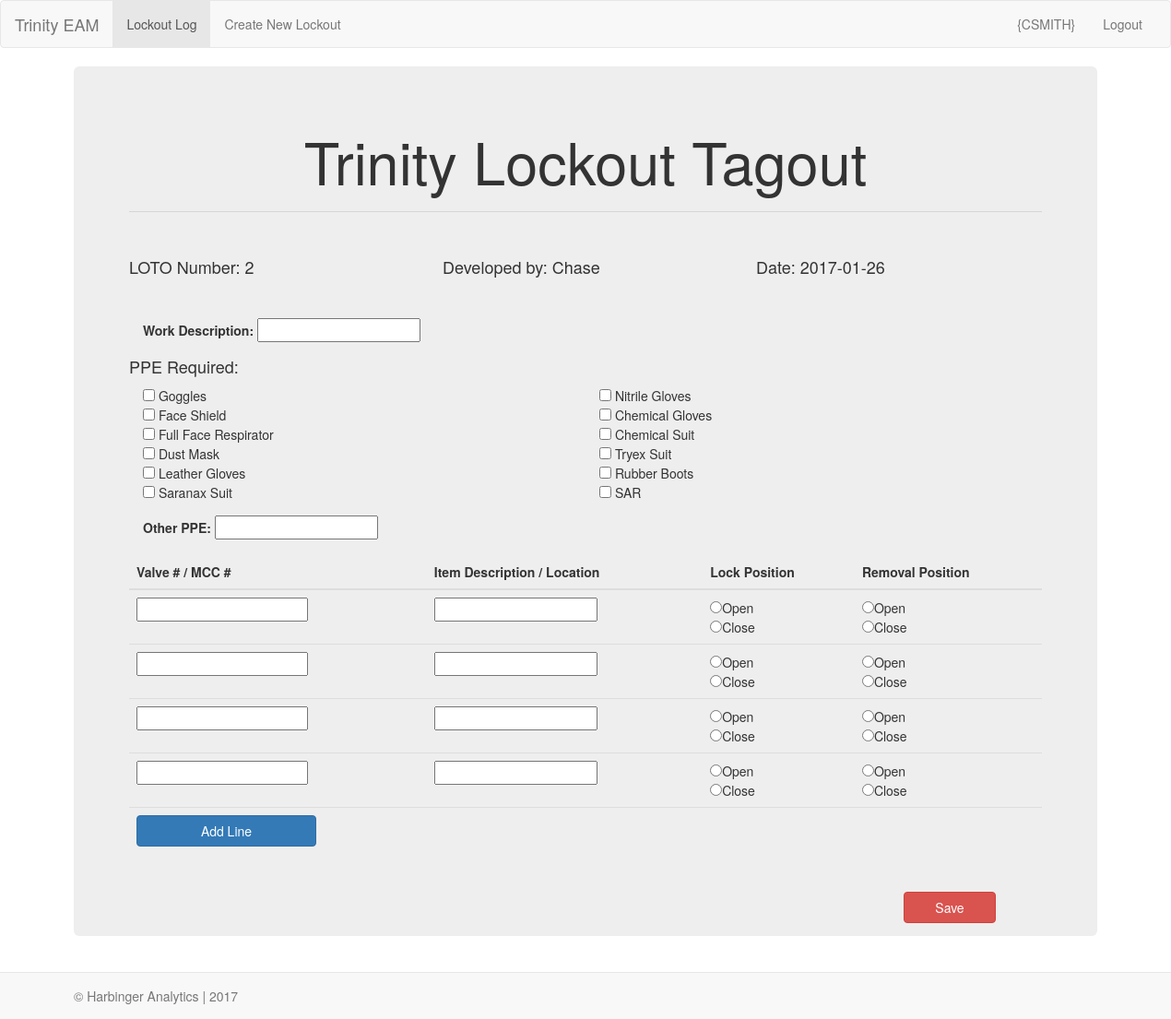
Before: /lockout with the older database file.
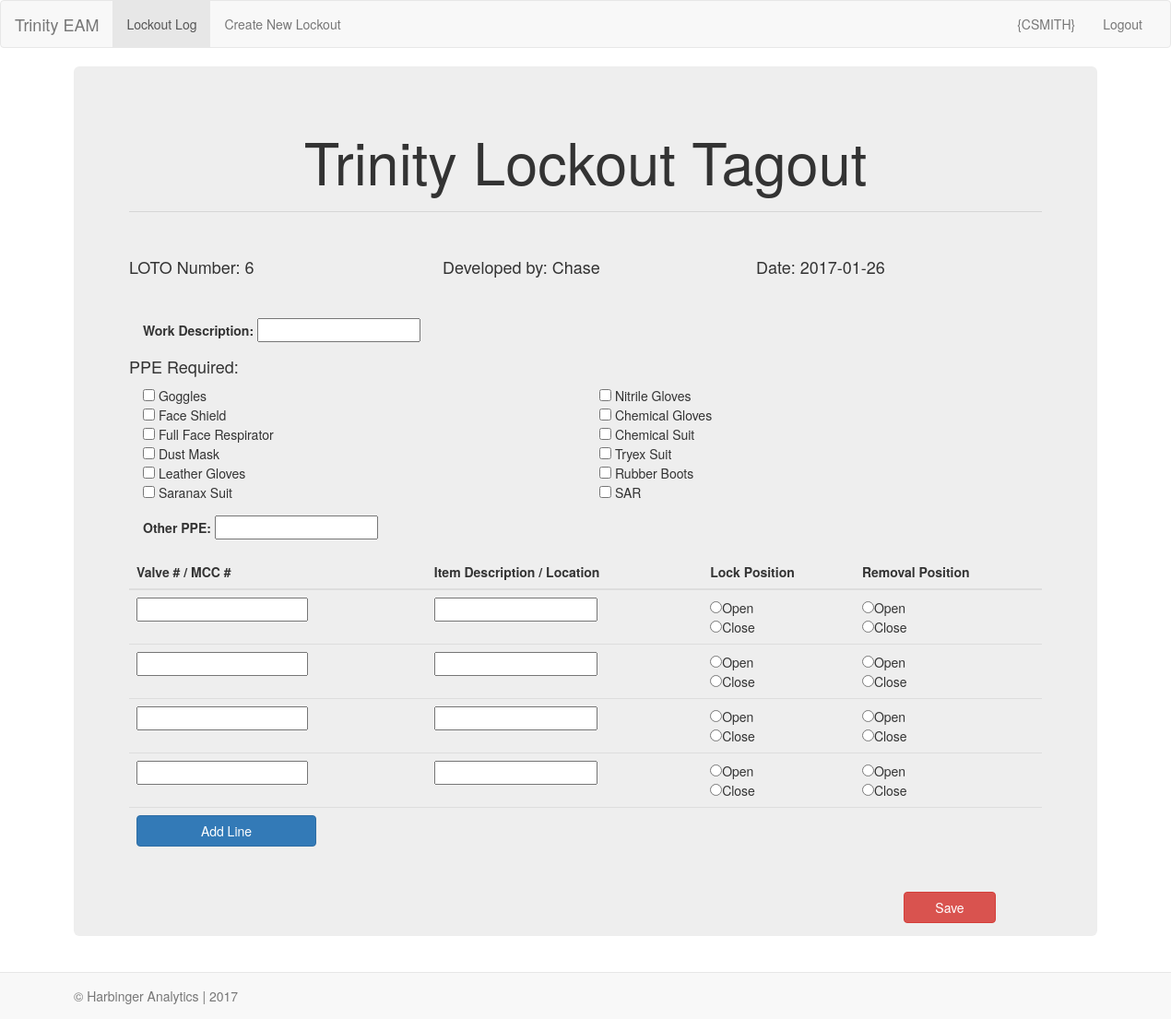
After: the same page with the newer database file.
### models.py (models this page shows, shortened)
class Lockout(db.Model):
    __tablename__="lockout"
    id=db.Column(db.Integer, primary_key=True)
    description=db.Column(db.String(200), nullable=False)
    lockout_author = db.relationship('User', backref=db.backref('lockout_author', lazy='dynamic'))
    user_id=db.Column('user_id', db.Integer, db.ForeignKey('user.id'))
    filename=db.Column(db.String(300), nullable=True)
    data=db.column(db.LargeBinary)
    date=db.Column(db.DateTime)
    ppe=db.Column(db.String(50), nullable=True)

### app.py (the view)
@app.route('/lockout', methods=['POST', 'GET'])
def lockout():
    user=db.session.query(User).first()
    lockout_form=LockoutForm()
    today=date.today()
    user=db.session.query(User).first()
    lockout=db.session.query(Lockout).all()
    last_lockout=lockout[-1]
    if request.method == "POST":
        new_lockout=db.session.add(Lockout(description=lockout_form.description.data,lockout_author=user,ppe=lockout_form.ppe.data))
        db.session.commit()
        return redirect(url_for('index'))
    else:
        return render_template('lockout.html', lockout=lockout, user=user, today=today, last_lockout=last_lockout, lockout_form=lockout_form)

### app.py
class LockoutForm(Form):
    description=StringField('Description', validators=[InputRequired()])
    ppe=StringField('Additional PPE')

### templates/lockout.html (shortened to what the changed rows need)
{% extends "base.html" %}
{% import "bootstrap/wtf.html" as wtf %}
{% block content %}
<div class="container-fluid">
<div class="jumbotron">
<div class="text-center">
<h1> Trinity Lockout Tagout </h1>
</div>
<br>
  <div class="row">
      <div class="col-xs-4">
          <h4>  LOTO Number: {{last_lockout.id}} </h4>
      </div>
  </div>
<br>
<form  method="POST" action="/lockout">
<br>
<br>
<br>
<table class="table">
  <thead>
    <tr>
      <th>Valve # / MCC #</th>
      <th>Item Description / Location</th>
      <th>Lock Position</th>
      <th>Removal Position</th>
    </tr>
  </thead>
  <tbody>
    <tr>
      <th scope="row"><input type="text" name="valve_number" value="{{ request.form.valve_number}}"></th>
    </tr>
    <tr>
      <th scope="row"><input type="text" name="valve_number" value="{{ request.form.valve_number}}"></th>
    </tr>
    <tr>
      <th scope="row"><input type="text" name="valve_number" value="{{ request.form.valve_number}}"></th>
    </tr>
    <tr>
      <th scope="row"><input type="text" name="valve_number" value="{{ request.form.valve_number}}"></th>
    </tr>
    <tr>
        <th><input class="btn btn-primary" type="new_line" value="Add Line"></th>
    </tr>
  </tbody>
</table>
</form>
</div>
</div>
{% endblock %}

Changed rows visible on the page:
no longer on this page (row unchanged): Lockout: id "2"
added Lockout: id "6"
